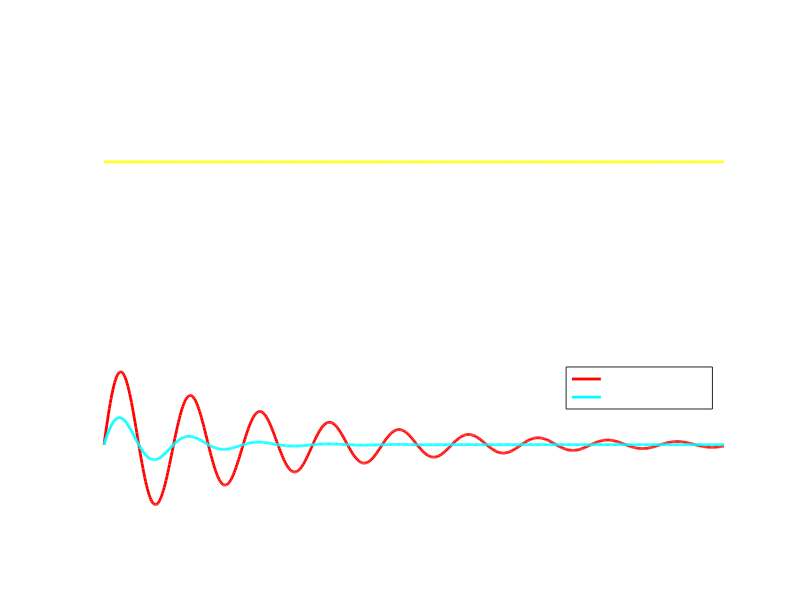

The MATLAB source for this figure:

clear; clc; close all;

%% ROAD MODE SELECTION

disp('SELECT ROAD CONDITION');
disp('1 - Smooth Road');
disp('2 - Speed Breaker');
disp('3 - Pothole');
disp('4 - Rough Terrain');

mode = input('Enter mode number: ');

%% TIME

t = 0:0.01:7;

rng(1);
%% ROAD PROFILES

switch mode

    case 1
        road = 0.02*sin(2*pi*t);
        mode_name = 'Smooth Road';

    case 2
        road = 0.2*(t > 1.5 & t < 2);
        mode_name = 'Speed Breaker';

    case 3
        road = -0.25*(t > 1.5 & t < 1.8);
        mode_name = 'Pothole';

    case 4
        road = 0.05*randn(size(t));
        mode_name = 'Rough Terrain';

    otherwise
        road = zeros(size(t));
        mode_name = 'Default Road';

end

%% SYSTEM RESPONSES

without_ctrl = 0.18*exp(-0.5*t).*sin(8*t) + road;

with_ctrl = 0.08*exp(-1.5*t).*sin(8*t) + 0.5*road;

%% FIGURE

figure('Color','k',...
       'Position',[100 100 1200 600]);

%% ROAD PROFILE

subplot(2,1,1);

plot(t, road,...
    'y','LineWidth',2);

title(['Road Condition: ', mode_name],...
      'Color','w',...
      'FontSize',16);

xlabel('Time (s)','Color','w');

ylabel('Road Input','Color','w');

set(gca,...
    'Color','k',...
    'XColor','w',...
    'YColor','w');

grid on;

%% RESPONSE GRAPH

subplot(2,1,2);

plot(t, without_ctrl,...
    'r','LineWidth',2);

hold on;

plot(t, with_ctrl,...
    'c','LineWidth',2);

title('Suspension Response Comparison',...
      'Color','w',...
      'FontSize',16);

xlabel('Time (s)','Color','w');

ylabel('Displacement','Color','w');

legend('Without Controller',...
       'With Controller',...
       'TextColor','w');

set(gca,...
    'Color','k',...
    'XColor','w',...
    'YColor','w');

grid on;
